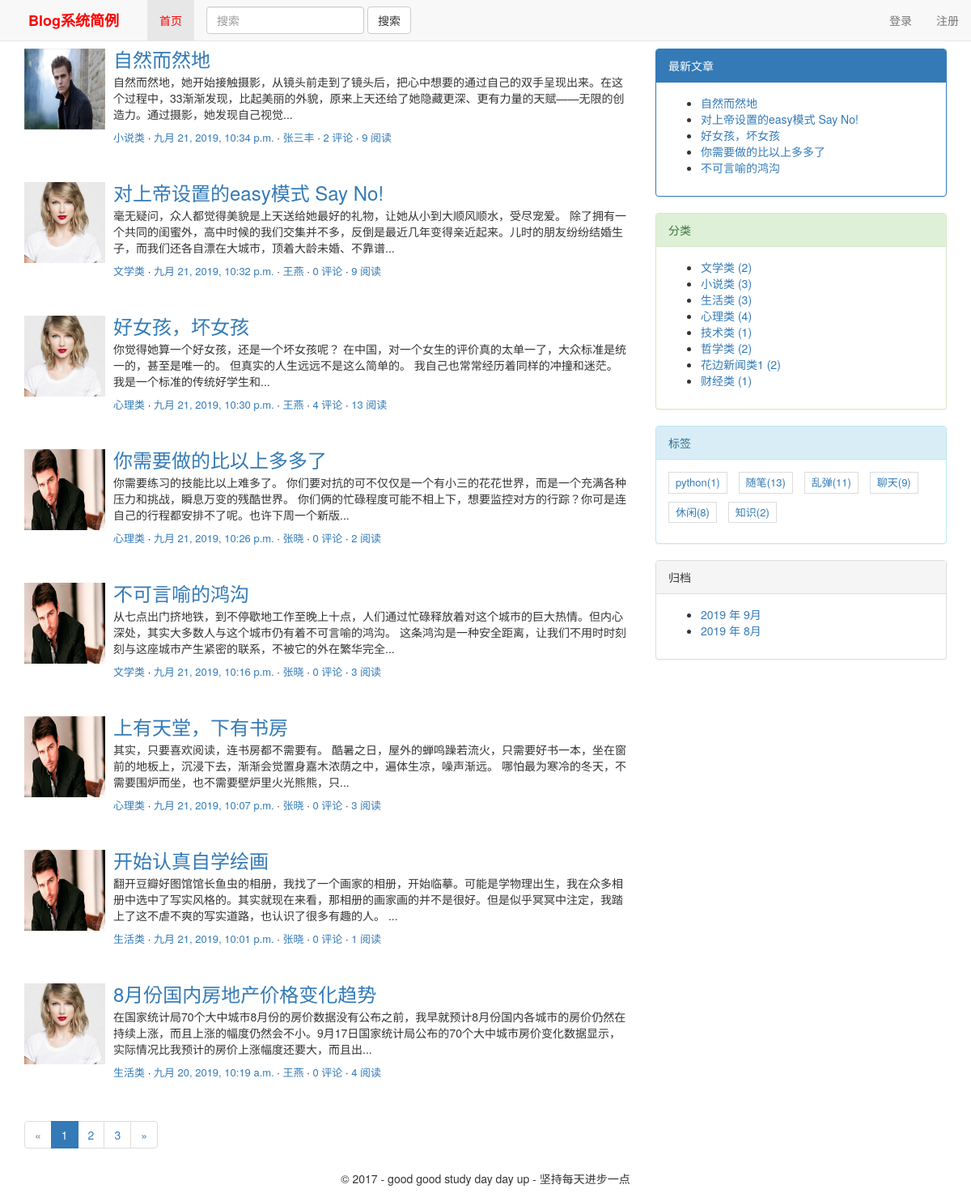
The page / on the database its author committed.
### blog/models.py (models this page shows, shortened)
class Blog(models.Model):
    title = models.CharField(max_length=70,verbose_name='文章标题')# 文章标题
    body = RichTextUploadingField(verbose_name='文本内容')# 文章正文，我们使用了 RichTextUploadingField
    created_time = models.DateTimeField(verbose_name='创建时间')# 文章的创建时间,存储时间的字段用 DateTimeField 类型。
    modified_time = models.DateTimeField(verbose_name='修改时间')# 文章的最后一次修改时间，存储时间的字段用 DateTimeField 类型。
    excerpt = models.CharField(max_length=200, blank=True,verbose_name='文章摘要') # 指定blank=True 参数值后就可以允许空值了。
    """category是设置文章分类的字段,与前面定义得到Category是多对一的关系,即多个博客文章可归于一类.
    ForeignKey()中参数Category指定外键关联的数据模型(数据库表)的名称，on_delete = models.CASCADE指明如果在Categroy中删除一条记录，
    与这条记录有关的博客记录也会被删除."""
    category = models.ForeignKey(Category,on_delete=models.CASCADE,verbose_name='分类')
    """ tags是标签字段，一篇博客文章可以右多个标签，一个标签下可以有多篇博客文章，因此用ManyToManyFiled类型设置多对多的关联关系
     这里标签tags指定blank=True以允许博客文章没有标签"""
    tags = models.ManyToManyField(Tag, blank=True,verbose_name='标签')
    author = models.ForeignKey(loguser,on_delete=models.CASCADE,verbose_name='作者')
    views = models.IntegerField(default=0,verbose_name='查看次数')
    def get_absolute_url(self):
        return reverse('blog:detail', kwargs={'pk': self.pk})
    class Meta:
        ordering=['-created_time']
        verbose_name = '文档管理表'
        verbose_name_plural = '文档管理表'

class loguser(AbstractUser):
    nikename = models.CharField(max_length=32,verbose_name="昵称",blank=True)
    telephone = models.CharField(max_length=11, null=True, unique=True)
    """
    head_img存储用户头像，在数据库表中存储的是文件的相对地址，字段值形式为upload_to的值/filename。
    图片文件的实际地址由settings.py中的MEDIA_ROOT和head_img中的upload_to决定的，地址为/MEDIA_ROOT的值/upload_to的值/filename
    """
    head_img = models.ImageField(upload_to='headimage', blank=True, null=True, verbose_name='头像')  # 头像
    class Meta:
        verbose_name = "用户信息表"
        verbose_name_plural = verbose_name

class Category(models.Model):
    name = models.CharField(max_length=32,verbose_name='分类名')
    des=models.CharField(max_length=100,verbose_name='备注',null=True)
    class Meta:
        verbose_name='分类'
        verbose_name_plural='分类'

class Tag(models.Model):
    name = models.CharField(max_length=32,verbose_name='标签名')
    des = models.CharField(max_length=100, verbose_name='备注', null=True)
    class Meta:
        verbose_name='标签'
        verbose_name_plural='标签'

### blog/views.py (the view)
# urls.py: path('',views.indexview.as_view(),name='index'),
class indexview(ListView):
    model = models.Blog
    template_name = 'blog/index.html'
    context_object_name = 'blog_list'
    paginate_by = 8
    def get_context_data(self, **kwargs):
        context = super().get_context_data(**kwargs)
        paginator = context.get('paginator')
        pageobj = context.get('page_obj')
        is_paginated = context.get('is_paginated')
        show_pagenumber=7
        page_data = self.get_page_data(is_paginated, paginator, pageobj, show_pagenumber)
        context.update(page_data)
        context['tabname'] = 'firsttab'
        return context
    def get_page_data(self,is_pageinated,paginator,pageobj,show_pagenumber):
        if not is_pageinated:
            return {}
        """
        分页数据有三部分组成，
        左边用left存页码,右边用right存页码，中间部分就是当前页page_obje.number
        lefe,right都初始列表
        """
        left=[]
        right=[]
        cur_page=pageobj.number
        print('cur_page',cur_page)
        total=paginator.num_pages
        half=show_pagenumber//2
        print(half)
        for i in range(cur_page - half,cur_page):
            if i>=1:
                left.append(i)
        for i in range(cur_page+1, cur_page + half +1):
            if i <= total:
                right.append(i)
        page_data={
            'left':left,
            'right':right,
        }
        return page_data

### blog/templatetags/custom_tags.py (called while the page is built)
@register.simple_tag
def get_new_blogs(num=5):
    return Blog.objects.all().order_by('-created_time')[:num]

@register.simple_tag
def archives():
    return Blog.objects.dates('created_time', 'month', order='DESC')

@register.simple_tag
def get_categories():
    return Category.objects.annotate(num_blogs=Count('blog')).filter(num_blogs__gt=0)

@register.simple_tag
def get_tags():
    return Tag.objects.annotate(num_blogs=Count('blog')).filter(num_blogs__gt=0)

### templates/blog/index.html (shortened to what this page needs)
{% extends 'base.html' %}
{% block main %}
{% for blog in blog_list %}
<div class="media">
    <div class="media-left">
        <a href="{% url 'blog:authorindex' blog.author.id %}">
            <img class="media-object" src="/media/{{ blog.author.head_img }}" style="width:100px;height:100px;"
                 alt="点击头像显示此作者的博客文章列表">
        </a>
    </div>
    <div class="media-body">
        <h3 class="media-heading"><a href="{{ blog.get_absolute_url }}">{{ blog.title }}</a></h3>
        <p>{{ blog.excerpt|safe }}...</p>
        <div class="entry-meta">
            <span class="blog-category"><a href="#">{{ blog.category.name }}</a></span>
            <span class="blog-date"><a href="#"><time class="entry-date"
                                                      datetime="{{ blog.created_time }}">{{ blog.created_time }}</time></a></span>
            <span class="blog-author"><a href="#">{{ blog.author.nikename }}</a></span>
            <span class="comments-link"><a href="#">{{ blog.comment_set.count }} 评论</a></span>
            <span class="views-count"><a href="#">{{ blog.views }} 阅读</a></span>
        </div>
    </div>
    {% empty %}
    <div class="no-post">暂时还没有发布的文章！</div>
    {% endfor %}
    {% if is_paginated %}
    <nav aria-label="Page navigation">
        <ul class="pagination">
            {% if left %}
            <li>
                <a href="?page={{ page_obj.previous_page_number }}" aria-label="Previous">
                    <span aria-hidden="true">&laquo;</span>
                </a>
            </li>
            {% else %}
            <li class="disabled">
                <a href="#" aria-label="Previous">
                    <span aria-hidden="true">&laquo;</span>
                </a>
            </li>
            {% endif %}
            <li class="active"><a href="?page={{ page_obj.number }}">{{ page_obj.number }} <span class="sr-only">(current)</span></a>
            </li>
            {% for i in right %}
            <li><a href="?page={{ i }}">{{ i }}</a></li>
            {% endfor %}
            {% if right %}
            <li>
                <a href="?page={{ page_obj.next_page_number }}" aria-label="Next">
                    <span aria-hidden="true">&raquo;</span>
                </a>
            </li>
            {% else %}
            <li class="disabled">
                <a href="#" aria-label="Next">
                    <span aria-hidden="true">&raquo;</span>
                </a>
            </li>
            {% endif %}
        </ul>
    </nav>
    {% endif %}
    {% endblock main %}

### templates/base.html (shortened to what this page needs)
{% load staticfiles %}
{% load custom_tags %}
<html>
<head>
    <link href="{% static 'blog/css/bootstrap.min.css' %}" rel="stylesheet">
    <link rel="stylesheet" href="{% static 'blog/css/blogstyle.css' %}">
</head>
<body>
<nav class="navbar navbar-default navbar-fixed-top">
    <div class="container-fluid">
        <div class="navbar-header">
            <a class="navbar-brand" href="{% url 'blog:index' %}" style="color:red;font-weight:700;">&nbsp;&nbsp;&nbsp;&nbsp;Blog系统简例&nbsp;&nbsp;&nbsp;&nbsp; </a>
        </div>
        <div class="collapse navbar-collapse navbar-left" id="bs-example-navbar-collapse-1">
            <ul class="nav navbar-nav">
                <li {% if tabname == "firsttab" %} class='active' {% endif %}>
                <a href="{% url 'blog:index' %}" style="color:red;">首页</a></li>
                <form class="navbar-form navbar-left" method="get" action="{% url 'haystack_search' %}">
                    <div class="form-group">
                        <input type="text" class="form-control" name="q" placeholder="搜索" required>
                    </div>
                    <button type="submit" class="btn btn-default">搜索</button>
                </form>
        </div>
        <ul class="nav navbar-nav navbar-right">
            {% if request.user.username %}
            <li><a href="#">{{ request.user.nikename }}</a></li>
            <li class="dropdown">
                <a href="#" class="dropdown-toggle" data-toggle="dropdown" role="button" aria-haspopup="true"
                   aria-expanded="false"> 个人中心<span class="caret"></span></a>
                <ul class="dropdown-menu">
                    <li><a href="{% url 'blog:myindex' request.user.id %}">我的文章</a></li>
                    <li role="separator" class="divider"></li>
                    <li><a href="{% url 'blog:logout' %}">注销</a></li>
                </ul>
            </li>
            {% else %}
            <li><a href="{% url 'blog:login' %}">登录</a></li>
            <li><a href="{% url 'blog:registe' %}">注册</a></li>
            {% endif %}
        </ul>
    </div>
</nav>
<div class="content-body" style="both:clear;margin-top:60px;">
    <div class="container">
        <div class="row">
            <main class="col-md-8">
                {% block main %}
                {% endblock main %}
            </main>
            <aside class="col-md-4">
                {% block toc %}
                <div class="panel panel-primary">
                    <div class="panel-heading">最新文章</div>
                    <div class="panel-body">
                        {% get_new_blogs as new_blog_list %}
                        <ul>
                            {% for blog in new_blog_list %}
                            <li>
                                <a href="{{ blog.get_absolute_url }}">{{ blog.title }}</a>
                            </li>
                            {% empty %}
                            暂无文章！
                            {% endfor %}
                        </ul>
                    </div>
                </div>
                <div class="panel panel-success">
                    <div class="panel-heading">分类</div>
                    <div class="panel-body">
                        {% get_categories as category_list %}
                        <ul>
                            {% for category in category_list %}
                            <li>
                                <a href="{% url 'blog:category' category.pk %}">{{ category.name }} <span
                                        class="post-count">({{ category.num_blogs}})</span></a>
                            </li>
                            {% empty %}
                            暂无分类！
                            {% endfor %}
                        </ul>
                    </div>
                </div>
                <div class="panel panel-info">
                    <div class="panel-heading">标签</div>
                    <div class="panel-body">
                        <div class="tag-list">
                            {% get_tags as tag_list %}
                            <ul >
                                {% for tag in tag_list %}
                                <li><a href="{% url 'blog:tag' tag.pk %}">{{ tag.name }}({{ tag.num_blogs }})</a>
                                </li>
                                {% empty %}
                                暂无标签！
                                {% endfor %}
                            </ul>
                        </div>
                    </div>
                </div>
                <div class="panel panel-default">
                    <div class="panel-heading">归档</div>
                    <div class="panel-body">
                        {% archives as date_list %}
                        <ul>
                            {% for date in date_list %}
                            <li>
                                <a href="{% url 'blog:archives' date.year date.month %}">
                                    {{ date.year }} 年 {{ date.month }}月</a>
                            </li>
                            {% empty %}
                            暂无归档！
                            {% endfor %}
                        </ul>
                    </div>
                </div>
                {% endblock toc %}
            </aside>
        </div>
    </div>
</div>
<div class="container">
    <div class="row">
        <div class="col-md-12">
            <div align="center">
                <h5>&copy 2017 - good good study day day up - 坚持每天进步一点</h5>
            </div>
        </div>
    </div>
</div>
</body>
</html>

### blog/static/blog/css/blogstyle.css (style rules this page uses)
.entry-meta { text-align:left; color: #DDDDDD; font-size: 13px; margin-bottom: 30px; }
.blog-category::after, .blog-date::after, .blog-author::after, .comments-link::after { content: ' ·'; color: #000; }
.tag-list ul { padding: 0; margin: 0; margin-right: -10px; }
.tag-list ul li { list-style-type: none; font-size: 13px; display: inline-block; margin-right: 10px; margin-bottom: 10px; padding: 3px 8px; border: 1px solid #ddd; }

### rows shown on the page
Blog: author.head_img (picture), title "自然而然地", excerpt "自然而然地，她开始接触摄影，从镜头前走到了镜头后，把心中想要的通过自己的双手呈现出来。在这个过程中，33渐渐发现，比起美丽的外貌，原来上天还给了她隐藏更深、更有力量的天赋——无限的创造力。通过摄影，她发现自己视觉", category.name "小说类", created_time "九月 21, 2019, 10:34 p.m.", author.nikename "张三丰", comment_set.count "2", views "9"
Blog: author.head_img (picture), title "对上帝设置的easy模式 Say No!", excerpt "毫无疑问，众人都觉得美貌是上天送给她最好的礼物，让她从小到大顺风顺水，受尽宠爱。 除了拥有一个共同的闺蜜外，高中时候的我们交集并不多，反倒是最近几年变得亲近起来。儿时的朋友纷纷结婚生子，而我们还各自漂在大城市，顶着大龄未婚、不靠谱", category.name "文学类", created_time "九月 21, 2019, 10:32 p.m.", author.nikename "王燕", comment_set.count "0", views "9"
Blog: author.head_img (picture), title "好女孩，坏女孩", excerpt "你觉得她算一个好女孩，还是一个坏女孩呢？ 在中国，对一个女生的评价真的太单一了，大众标准是统一的，甚至是唯一的。 但真实的人生远远不是这么简单的。 我自己也常常经历着同样的冲撞和迷茫。 我是一个标准的传统好学生和", category.name "心理类", created_time "九月 21, 2019, 10:30 p.m.", author.nikename "王燕", comment_set.count "4", views "13"
Blog: author.head_img (picture), title "你需要做的比以上多多了", excerpt "你需要练习的技能比以上难多了。 你们要对抗的可不仅仅是一个有小三的花花世界，而是一个充满各种压力和挑战，瞬息万变的残酷世界。 你们俩的忙碌程度可能不相上下，想要监控对方的行踪？你可是连自己的行程都安排不了呢。也许下周一个新版", category.name "心理类", created_time "九月 21, 2019, 10:26 p.m.", author.nikename "张晓", comment_set.count "0", views "2"
Blog: author.head_img (picture), title "不可言喻的鸿沟", excerpt "从七点出门挤地铁，到不停歇地工作至晚上十点，人们通过忙碌释放着对这个城市的巨大热情。但内心深处，其实大多数人与这个城市仍有着不可言喻的鸿沟。 这条鸿沟是一种安全距离，让我们不用时时刻刻与这座城市产生紧密的联系，不被它的外在繁华完全", category.name "文学类", created_time "九月 21, 2019, 10:16 p.m.", author.nikename "张晓", comment_set.count "0", views "3"
Blog: author.head_img (picture), title "上有天堂，下有书房", excerpt "其实，只要喜欢阅读，连书房都不需要有。 酷暑之日，屋外的蝉鸣躁若流火，只需要好书一本，坐在窗前的地板上，沉浸下去，渐渐会觉置身嘉木浓荫之中，遍体生凉，噪声渐远。 哪怕最为寒冷的冬天，不需要围炉而坐，也不需要壁炉里火光熊熊，只", category.name "心理类", created_time "九月 21, 2019, 10:07 p.m.", author.nikename "张晓", comment_set.count "0", views "3"
Blog: author.head_img (picture), title "开始认真自学绘画", excerpt "翻开豆瓣好图馆馆长鱼虫的相册，我找了一个画家的相册，开始临摹。可能是学物理出生，我在众多相册中选中了写实风格的。其实就现在来看，那相册的画家画的并不是很好。但是似乎冥冥中注定，我踏上了这不虐不爽的写实道路，也认识了很多有趣的人。", category.name "生活类", created_time "九月 21, 2019, 10:01 p.m.", author.nikename "张晓", comment_set.count "0", views "1"
Blog: author.head_img (picture), title "8月份国内房地产价格变化趋势", excerpt "在国家统计局70个大中城市8月份的房价数据没有公布之前，我早就预计8月份国内各城市的房价仍然在持续上涨，而且上涨的幅度仍然会不小。9月17日国家统计局公布的70个大中城市房价变化数据显示，实际情况比我预计的房价上涨幅度还要大，而且出", category.name "生活类", created_time "九月 20, 2019, 10:19 a.m.", author.nikename "王燕", comment_set.count "0", views "4"
Category: name "文学类", num_blogs "2"
Category: name "小说类", num_blogs "3"
Category: name "生活类", num_blogs "3"
Category: name "心理类", num_blogs "4"
Category: name "技术类", num_blogs "1"
Category: name "哲学类", num_blogs "2"
Category: name "花边新闻类1", num_blogs "2"
Category: name "财经类", num_blogs "1"
Tag: name "python", num_blogs "1"
Tag: name "随笔", num_blogs "13"
Tag: name "乱弹", num_blogs "11"
Tag: name "聊天", num_blogs "9"
Tag: name "休闲", num_blogs "8"
Tag: name "知识", num_blogs "2"

### other values the page prints
{{ page_obj.number }} "1"
{{ i }} "2" "3"
{{ date.year }} "2019" "2019"
{{ date.month }} "9" "8"
